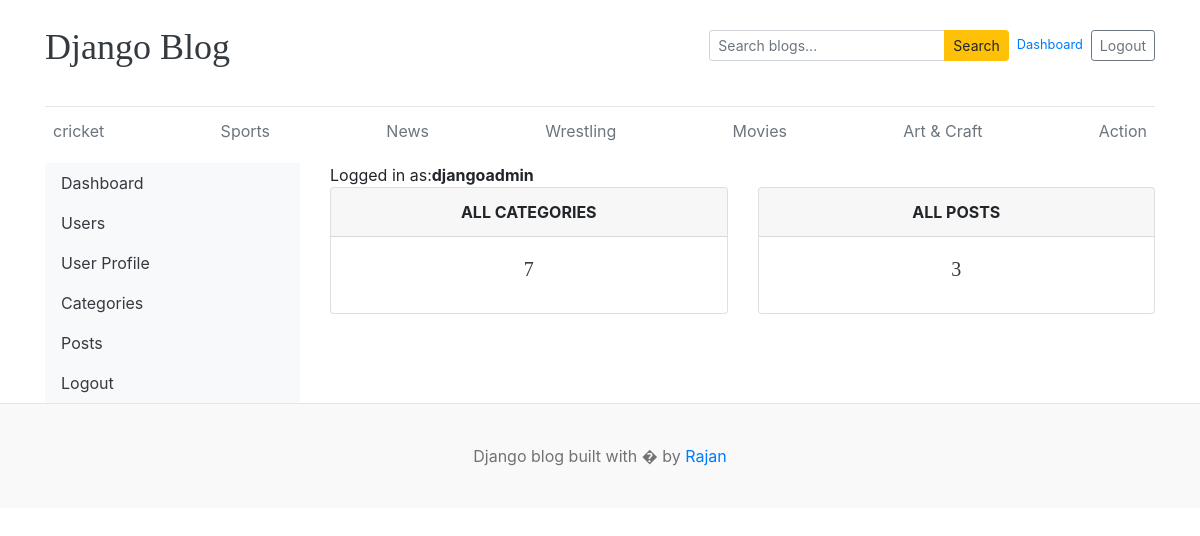
The app's page /dashboard/ (signed in), older data.
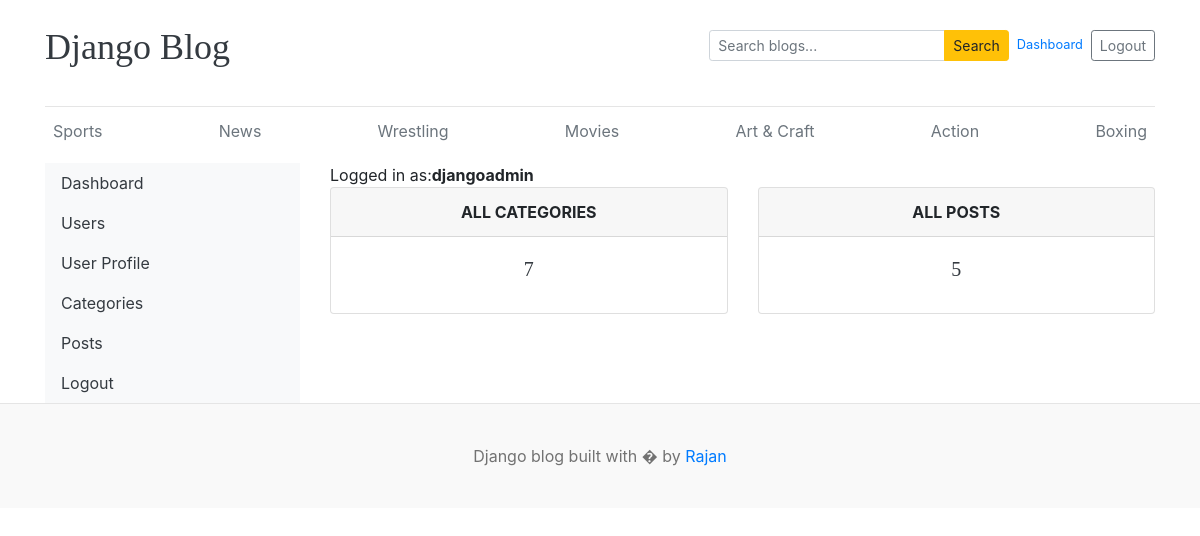
The same page, newer data.
### blogs/models.py (models this page shows, shortened)
class Category(models.Model):
    category_name = models.CharField(max_length=50, unique=True)
    created_at = models.DateTimeField(auto_now_add=True)
    updated_at = models.DateTimeField(auto_now=True)
    class Meta:
        verbose_name_plural = "Category"

### dashboards/views.py (the view)
# urls.py: path('', views.dashboard, name='dashboard'),
@login_required(login_url='login')
def dashboard(request):
    category_count = Category.objects.count()
    blogs_count = Blog.objects.count()
    context = {
        'category_count': category_count,
        'blogs_count': blogs_count
    }
    return render(request, 'dashboard/dashboard.html', context)

### blogs/context_processors.py (called while the page is built)
def get_categories(request):
    categories = Category.objects.all()
    return {'category': categories}

def get_SocialLink(request):
    social_links = SocialLink.objects.all()
    return {'SocialLink': social_links}

### templates/dashboard/dashboard.html
{% extends 'base.html' %}
{% block content %}
 <div class="row">
    {% include 'dashboard/sidebar.html' %}
     <div class="col-md-9">
        <span>Logged in as:<b>{{ user.username }}</b></span>
        <div class="row">
            <div class="col">
                <div class="card border-default mb-3">
                    <div class="card-header text-center text-uppercase font-weight-bold">All Categories</div>
                    <div class="card-body text-dark ">
                        <h5 class="card-title text-center">{{ category_count }}</h5>
                    </div>
                </div>
            </div>
            <div class="col">
                <div class="card border-default mb-3">
                    <div class="card-header text-center text-uppercase font-weight-bold">All Posts</div>
                    <div class="card-body text-dark ">
                        <h5 class="card-title text-center">{{ blogs_count }}</h5>
                    </div>
                </div>
            </div>
        </div>
     </div>
 </div>
{% endblock %}

### templates/base.html (shortened to what this page needs)
{% load static %}
<!DOCTYPE html>
<html lang="en">
<head>
    <link href="https://getbootstrap.com/docs/4.0/dist/css/bootstrap.min.css" rel="stylesheet">
    <link href="{% static 'css/blog.css' %}" rel="stylesheet">
    <link rel="stylesheet" href="https://cdnjs.cloudflare.com/ajax/libs/font-awesome/4.7.0/css/font-awesome.min.css">
  </head>
<body>
    <div class="container">
      <header class="blog-header py-3">
        <div class="row flex-nowrap justify-content-between align-items-center mb-3">
          <div class="col-6 pt-1">
            <a class="blog-header-logo text-dark" href="/">Django Blog</a>
          </div>
          <div class="col-6 d-flex justify-content-end align-items-center">
            <form id="search-form" action="{% url 'search' %}" method="get" class="form-inline mr-2">
              <div class="input-group input-group-sm">
                <input class="form-control" name="keyword" type="text" placeholder="Search blogs..." aria-label="Search blogs" />
                <div class="input-group-append">
                  <button class="btn btn-warning" type="submit">Search</button>
                </div>
              </div>
            </form>
            {% if user.is_authenticated %}
            <span class="small text-muted mr-2"><a href="{% url 'dashboard' %}">Dashboard</a></span>
            <a class="btn btn-sm btn-outline-secondary" href="{% url 'logout' %}">Logout</a>
            {% else %}
            <a class="btn btn-sm btn-warning" href="{% url 'login' %}">Login</a> &nbsp;
            <a class="btn btn-sm btn-outline-secondary" href="{% url 'register' %}">Register</a>
            {% endif %}
          </div>
        </div>
      </header>
      <div class="nav-scroller py-1 mb-2">
        <nav class="nav d-flex justify-content-between">
          {% for cat in category %}
          <a class="p-2 text-muted" href="{% url 'category_blogs' cat.id %}">{{ cat.category_name }}</a>
          {% endfor %}
        </nav>
      </div>
{% block content %}
{% endblock %}
    </div>
 <footer class="blog-footer">
  <p>Django blog built with � by <a href="#">Rajan</a></p>
</footer>
</body>
</html>

Row changes from the older to the newer data that the page shows:
removed Category: category_name "cricket"
added Category: category_name "Boxing"
Text that changed along with them:
{{ blogs_count }}: "3" → "5"
